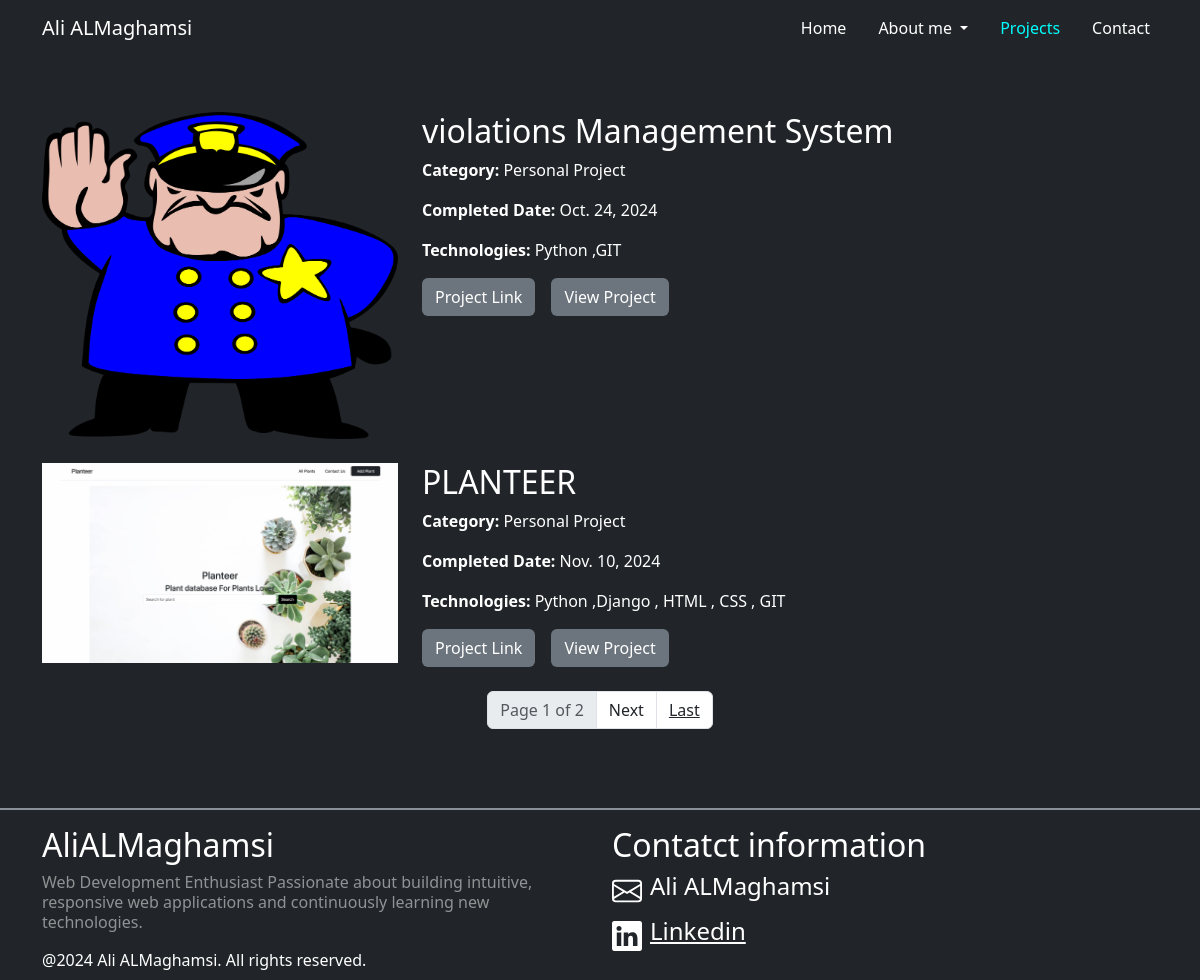
Page /projects/all/ on the committed database.
### projects/models.py (models this page shows)
class Project(models.Model):
    class CategoryChoices(models.TextChoices):
        web_development="web_dev","Web Development"
        machince_learning="data","Data Science/Machine Learning"
        script="script","Scripts/Automation"
        personal_project="personal","Personal Project"
    title=models.CharField(max_length=64)
    description=models.TextField()
    technologies=models.CharField(max_length=512)
    completed_date=models.DateField()
    link=models.URLField()
    image=models.ImageField(upload_to="images/",blank=True,null=True)
    video=models.FileField(upload_to="videos/",blank=True,null=True)
    category=models.CharField(max_length=128,choices=CategoryChoices.choices,default="personal")

### projects/views.py (the view)
# urls.py: path('all/',views.all_projects_view,name='all_projects_view'),
def all_projects_view(request:HttpRequest):
    page=request.GET.get('page')
    projects = Project.objects.all()
    paginator=Paginator(projects,2)
    page_obj=paginator.get_page(page)
    return render(request,"projects/all_projects.html",context={'projects': page_obj})

### projects/templates/projects/all_projects.html (shortened to what this page needs)
{% extends 'main/base.html' %}
{% block content %}
    <div class="container mt-5">
        {% for project in projects  %}
                <div class="col-12 mb-4 card-subtitle text-white">
                    <div class="row">
                        <div class="col-md-4">
                            {% if project.video %}
                                <video muted autoplay loop src="{{ project.video.url }}" class="img-fluid"></video>
                            {% elif project.image %}
                                <img src="{{ project.image.url }}" alt="{{ project.title }}" class="img-fluid">
                            {% else %}
                                <p>No media available</p>
                            {% endif %}
                        </div>
                        <div class="col-md-8">
                            <h2>{{ project.title }}</h2>
                            <p class="text-start"><strong>Category:</strong> {{ project.get_category_display }}</p>
                            <p class="text-start text-white"><strong>Completed Date:</strong> {{ project.completed_date }}</p>
                            <p class="text-start text-white"><strong>Technologies:</strong> {{ project.technologies }}</p>
                            <div class="d-flex gap-3">
                                <a href="{{ project.link }}" target="_blank" class="btn bg-secondary ">Project Link</a>
                                <a href="{% url 'projects:project_detail_view' project.id %}" class="btn bg-secondary "> View Project</a>
                            </div>
                        </div>
                    </div>
                </div>
            {% endfor %}
            <div class="d-flex justify-content-center mt-4">
                <nav aria-label="Page navigation">
                    <ul class="pagination">
                        <li class="page-item disabled">
                            <span class="page-link">Page {{ projects.number }} of {{ projects.paginator.num_pages }}</span>
                        </li>
                        {% if projects.has_next %}
                        <li class="page-item">
                            <a class="page-link  text-dark" href="?page={{ projects.next_page_number }}">
                                Next
                            </a>
                        </li>
                        <li class="page-item">
                            <a class="page-link text-decoration-underline  text-dark" href="?page={{ projects.paginator.num_pages }}">
                                Last
                            </a>
                        </li>
                        {% endif %}
                    </ul>
                </nav>
            </div>
    </div>
{% endblock content %}

### main/static/css/style.css (style rules this page uses)
a { color: white !important; }

### rows in the picture
Project: image (picture), title "violations Management System", category "Personal Project", completed_date "Oct. 24, 2024", technologies "Python ,GIT"
Project: image (picture), title "PLANTEER", category "Personal Project", completed_date "Nov. 10, 2024", technologies "Python ,Django , HTML , CSS , GIT"

### other values in the picture
{{ projects.number }} "1"
{{ projects.paginator.num_pages }} "2"
